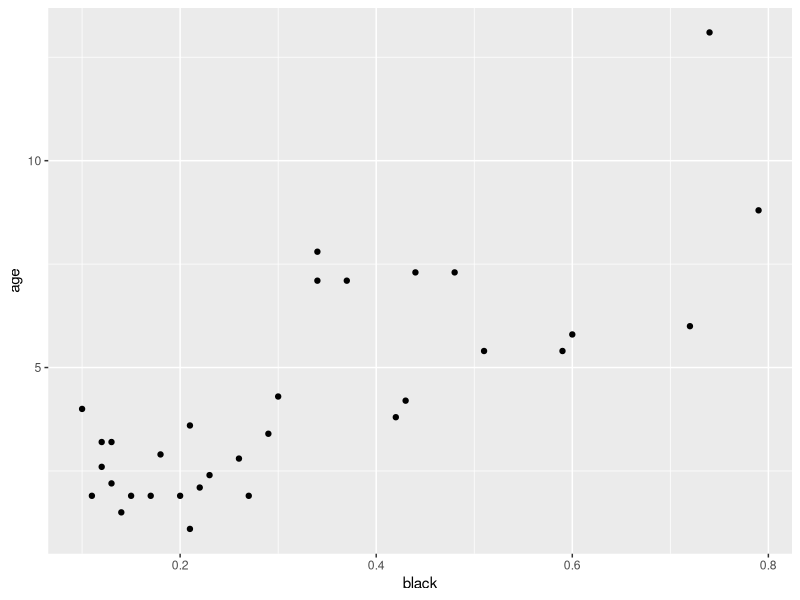
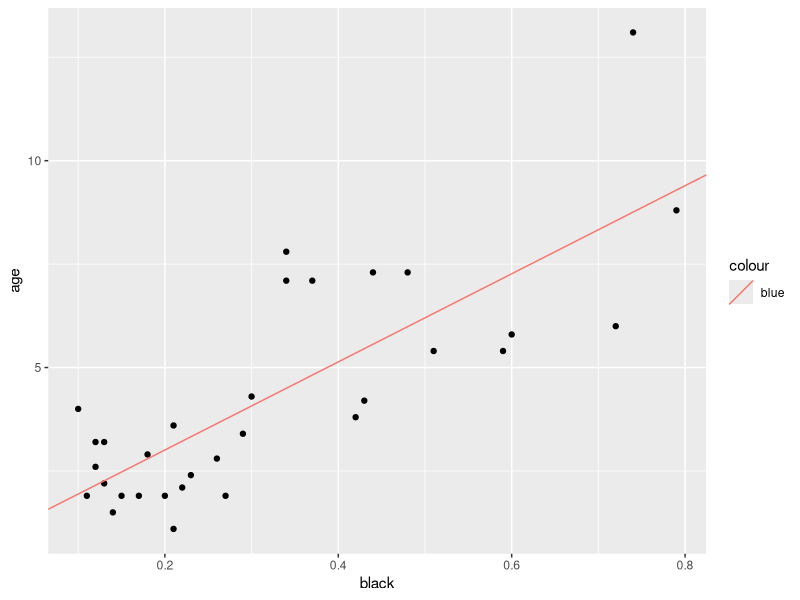
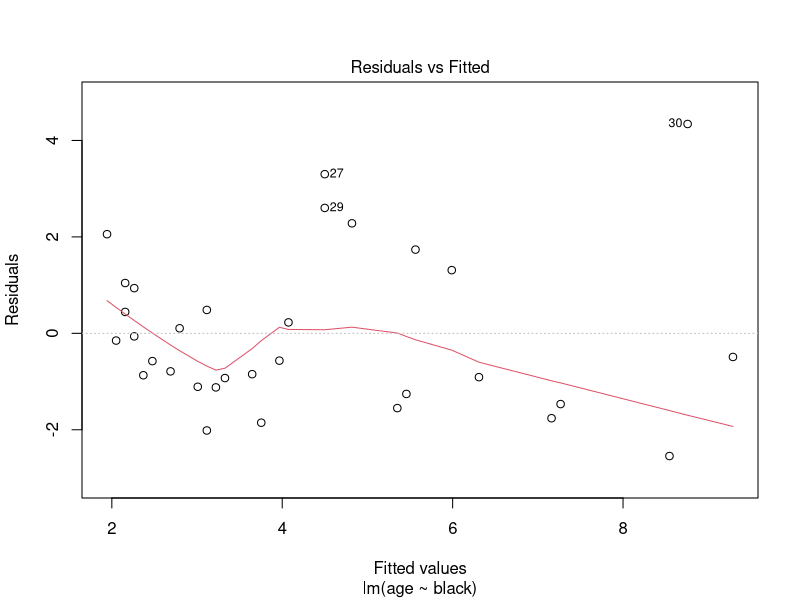
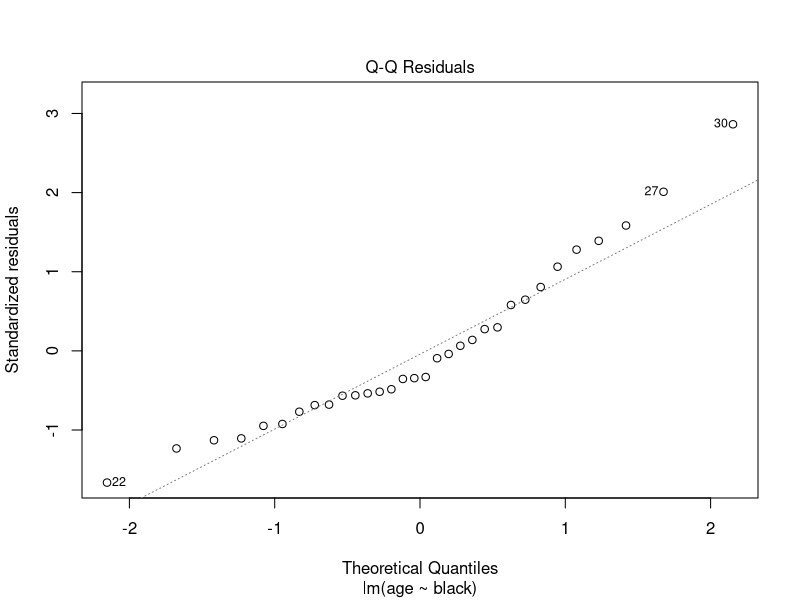
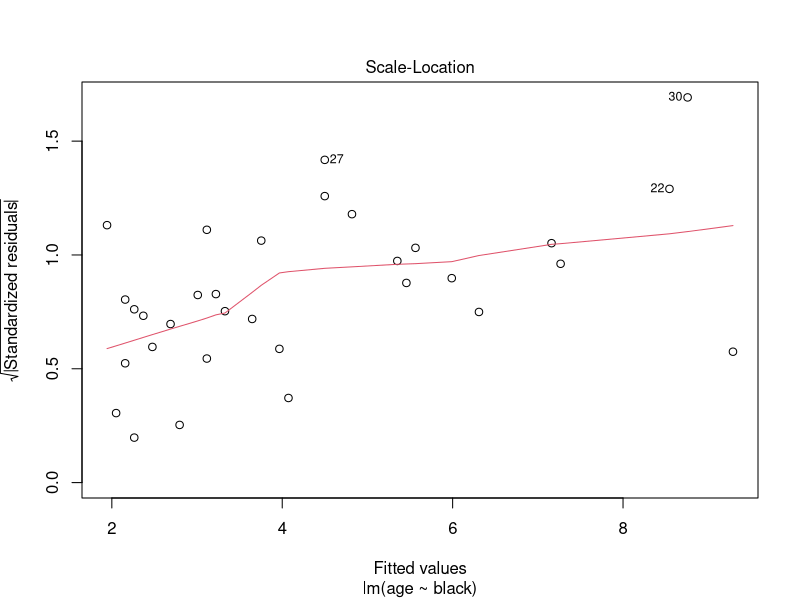
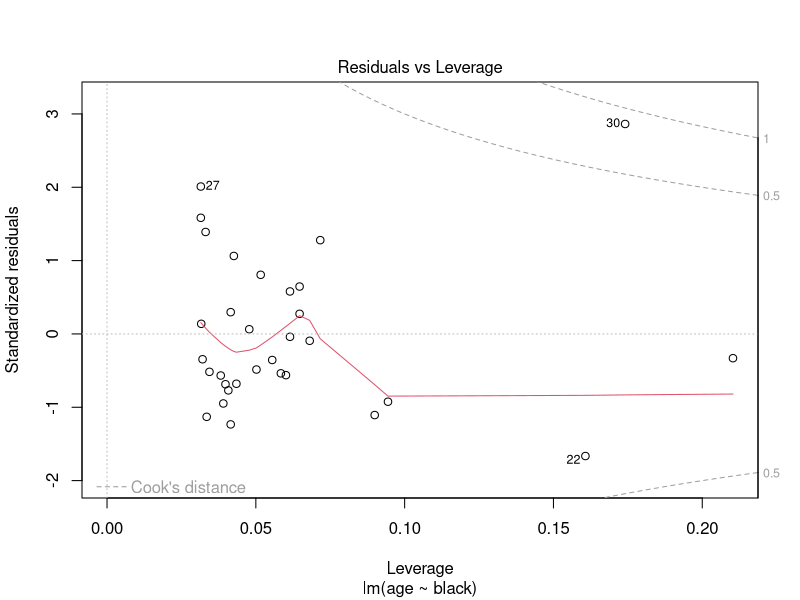
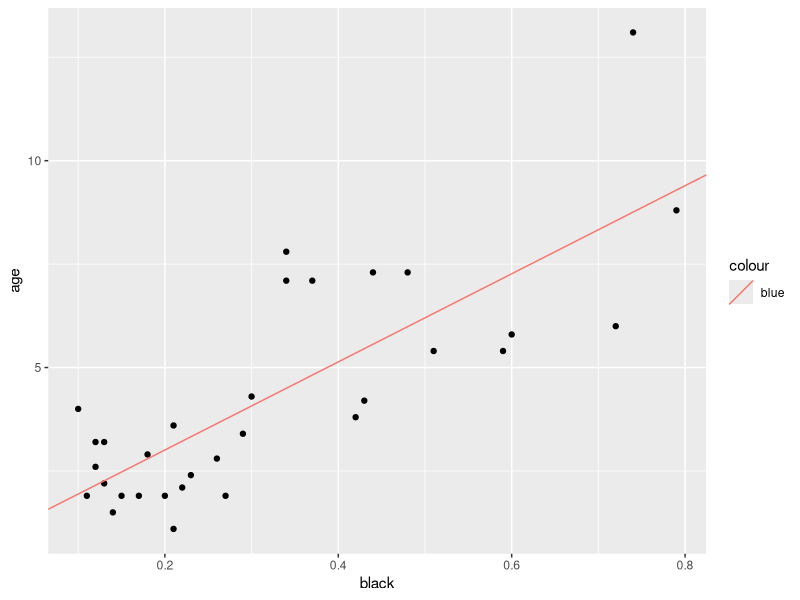
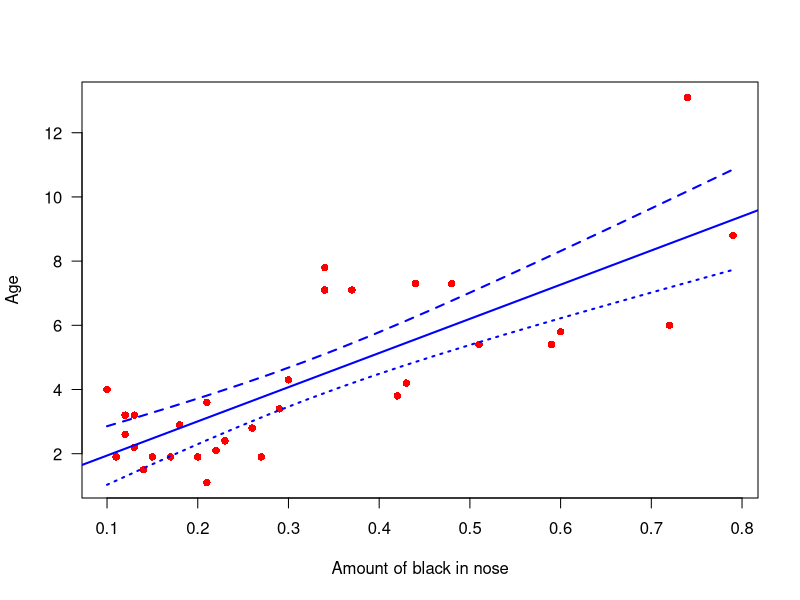

Generate these figures, in order, with R:
## ---- chunk 1
knitr::opts_chunk$set(echo = TRUE)
library(tidyverse)
## ---- chunk 2
#1
lions <- read.csv('lions.csv')
#2
head(lions)
#3 
#response variable: age, explanatory variable: black dots
b <- ggplot( data = lions, aes(x = black, y = age))+ geom_point()
b
## ---- chunk 3
#fit a linear model
out <- lm(age ~ black, data = lions)
slo <- coef(summary(out))['black', 'Estimate']
int <- coef(summary(out))['(Intercept)','Estimate']
b <- ggplot( data = lions, aes(x = black, y = age))+ geom_point() + geom_abline(aes(intercept = int, slope = slo, color = 'blue'))
b
#4
confint(out, level = 0.95)
#5
drop1(out, test = 'F')
anova(out)
#6
plot(out)

#7
lionssans <- lions %>% subset(age<13.1)
out2 <- lm(age ~ black, data = lionssans)
summary(out2)
## ---- chunk 4
#Prediction

b

# 2
new.vals <- data.frame(black=seq(min(lions$black),max(lions$black), length=20))
conf_int <- predict(out, newdata = new.vals, interval = "confidence")

#in base... 
plot(x=lions$black, y=lions$age, xlab='Amount of black in nose', ylab='Age', pch=16, col='red', las=1) + abline(out, lwd=2, col='blue') + lines(x=new.vals[,'black'], y=conf_int[,'lwr'], lwd=2, lty=3, col='blue') + lines( x = new.vals[,'black'], y = conf_int[, 'upr'], lwd =2, lty =2, col ='blue')

#inggplot....
ggplot( data = lions, aes(x = black, y = age))+ geom_point() + geom_abline(aes(intercept = int, slope = slo, color = 'blue')) + geom_smooth(method=lm , color="red", fill="#69b3a2", se=TRUE)


#4
pred <- predict(out, newdata = new.vals, interval = "prediction") 
plot(x=lions$black, y=lions$age, xlab='Amount of black in nose', ylab='Age', pch=16, col='red', las=1) + abline(out, lwd=2, col='blue') + lines(x=new.vals[,'black'], y=conf_int[,'lwr'], lwd=2, lty=3, col='blue') + lines( x = new.vals[,'black'], y = conf_int[, 'upr'], lwd =2, lty =2, col ='blue') + lines( x = new.vals[,'black'], y = pred[, 'upr'], lwd =2, lty =2, col ='green') + lines( x = new.vals[,'black'], y = pred[, 'lwr'], lwd =2, lty =2, col ='green')
## ---- chunk 5
#effects of light treatment on circadian rhythms

